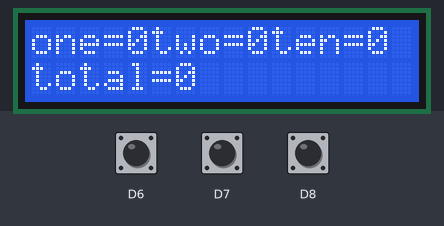
The sketch below on a simulated ESP8266 (NodeMCU). On the bench: 16×2 character LCD. The inputs (shaded band) are chosen by the test bench; at power-on: D6 HIGH, D7 HIGH, D8 HIGH. WiFi joins after 1.5 s; servers stay silent unless stated; what the sketch prints to the serial monitor is not drawn.

Above: at 5.7 s.
5.8 s: D6 pulled LOW for 2.6 s
At 7.4 s:
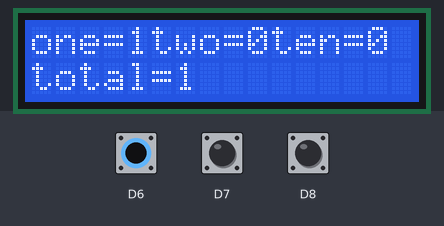
9.9 s: D7 pulled LOW for 2.6 s
At 12.2 s:
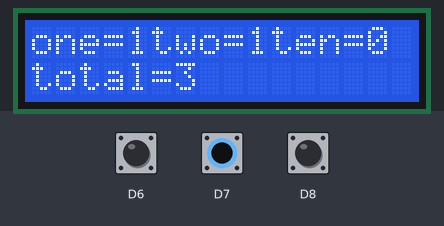
14.0 s: D8 pulled LOW for 2.6 s
At 17.0 s:
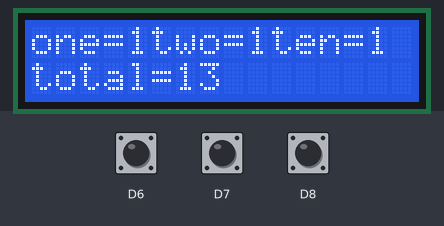
18.1 s: D6 pulled LOW for 2.6 s
At 19.1 s:
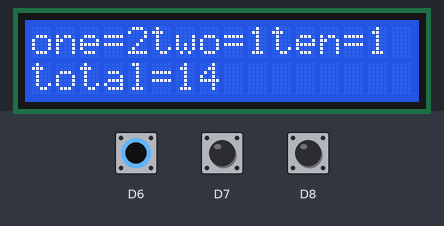
22.2 s: D7 pulled LOW for 2.6 s
At 24.0 s:
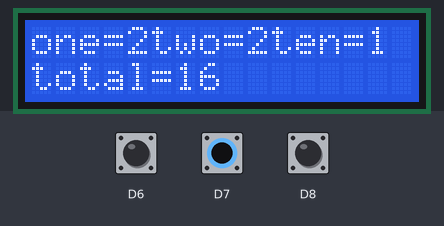
26.3 s: D8 pulled LOW for 2.6 s
At 28.9 s:
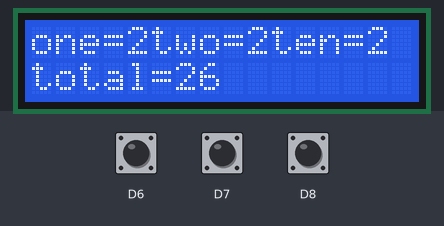
Timing chart, 0 to 30.4 s (numbered marks = the images above; inputs shaded):
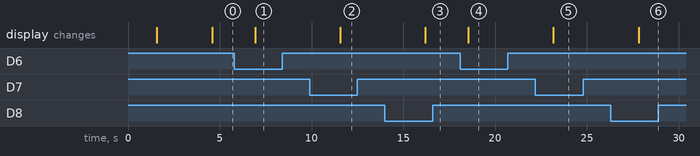

The sketch:

coin_box.ino
```cpp
#include <ESP8266WiFi.h>
#include <LiquidCrystal.h>
const int rs = D0, en = D1, d4 = D2, d5 = D3, d6 = D4, d7 = D5;
LiquidCrystal lcd(rs, en, d4, d5, d6, d7);
int a,b,c;
int total=0,one=0,two=0,three=0;
int onn=0,to=0,th=0;

const char *ssid =  "c";     // replace with your wifi ssid and wpa2 key
const char *pass =  "12345678";
const char* server = "www.inplanttrainingchennai.in";
WiFiClient client;
void setup() {
Serial.begin(9600);
pinMode(D6,INPUT_PULLUP);
pinMode(D7,INPUT_PULLUP);
pinMode(D8,INPUT_PULLUP);
    lcd.begin(16,2);
    lcd.setCursor(0, 0);
    lcd.print("connecting....");
    delay(10);
    Serial.println("Connecting to ");
    Serial.println(ssid);
    WiFi.begin(ssid, pass);
    while (WiFi.status() != WL_CONNECTED)
    {
    delay(500);
    Serial.print(".");
   }
    Serial.println("");
    lcd.clear();
    lcd.setCursor(0,0);
    lcd.print("connected");
    delay(3000);
    Serial.println("WiFi connected");
    }

void loop() {
 a=digitalRead(D6);
 b=digitalRead(D7);
 c=digitalRead(D8);
 if(a==LOW){
  one=one+1;
  onn++;
  delay(50);
 }
 if(b==LOW){
  two=two+2;
  to++;
  delay(50);
 }
 if(c==LOW){
  three=three+10;
  th++;
  delay(50);
 }
 lcd.setCursor(0,0);
 lcd.print("one=");
 lcd.print(onn);
 lcd.print("two=");
 lcd.print(to);
 lcd.print("ten=");
 lcd.print(th);
total=one+two+three;
lcd.setCursor(0,1);
lcd.print("total=");
lcd.print(total);
database();
}

void database(){
 if (client.connect(server,80))   //   "184.106.153.149" or api.thingspeak.com
          {
          Serial.println("server connected succesfully");
          String link = "http://inplanttrainingchennai.in/iot-projects/sa-sathya-priya/get.php?";
          link = link + "&s1=";
          link = link + onn;
          link = link + "&s2=";
          link = link + to;
          link = link + "&s3=";
          link = link + th;
          link = link + "&s4=";
          link = link + total;

          Serial.print("Requesting URL: ");
          Serial.println(link);
          client.print(String("GET ") + link + " HTTP/1.1\r\n" +"Host: " + server + "\r\n" +"Connection: close\r\n\r\n");
          }
          client.stop();
          Serial.println("Waiting...");
          delay(2000);
}
```

Measured:
- after the input at 5.8 s, the display: changes after 1.1 s (image 1)
- after the input at 9.9 s, the display: changes after 1.7 s (image 2)
- after the input at 14.0 s, the display: changes after 2.2 s (image 3)
- after the input at 18.1 s, the display: changes after 0.44 s (image 4)
- after the input at 22.2 s, the display: changes after 0.98 s (image 5)
- after the input at 26.3 s, the display: changes after 1.5 s (image 6)
